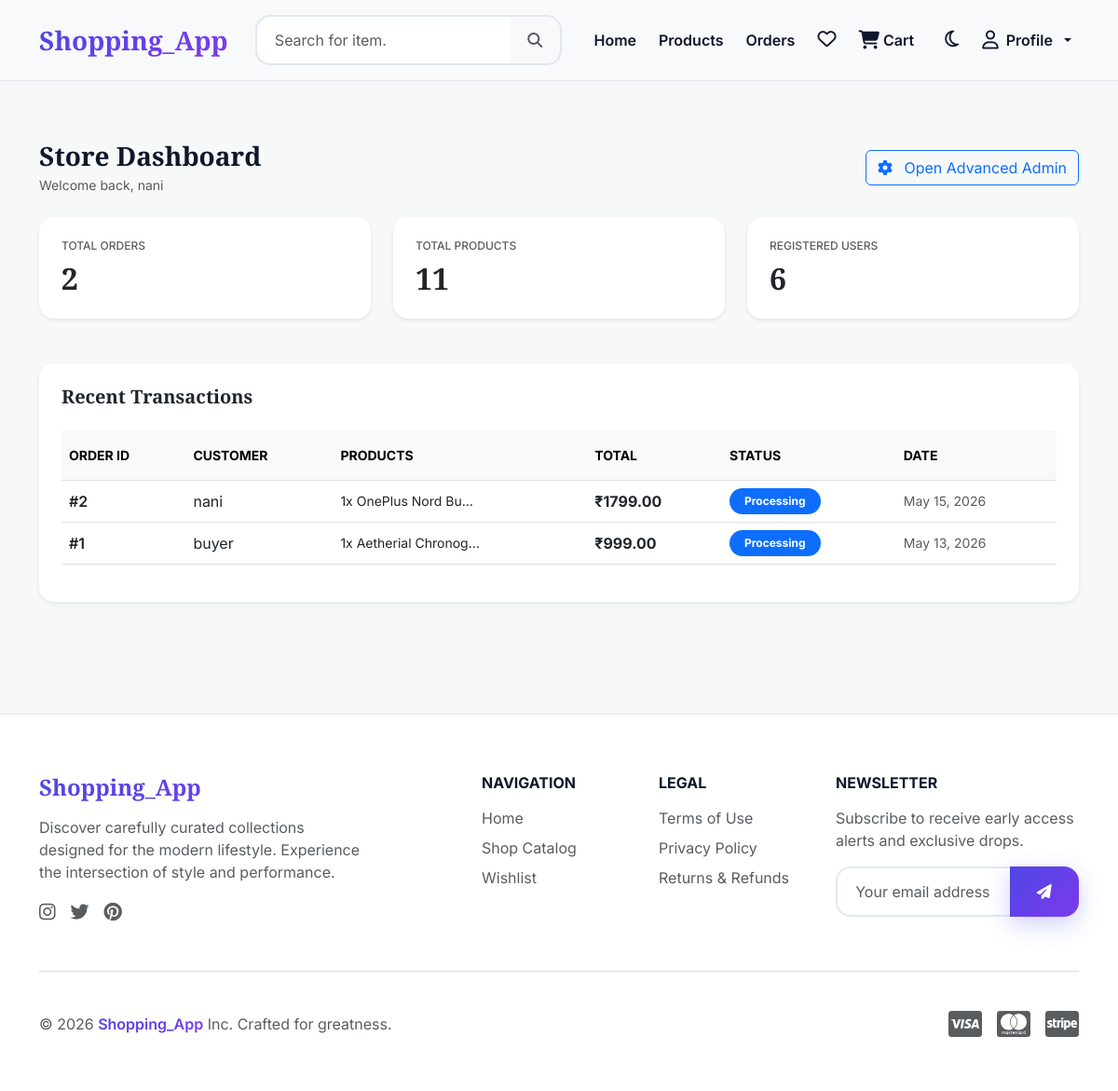
/admin-dashboard/ (signed in), run on the app's committed database.
### shop/models.py (models this page shows, shortened)
class Order(models.Model):
    STATUS_CHOICES = (
        ('Pending', 'Pending'),
        ('Processing', 'Processing'),
        ('Shipped', 'Shipped'),
        ('Delivered', 'Delivered'),
        ('Cancelled', 'Cancelled'),
    )
    user = models.ForeignKey(User, on_delete=models.SET_NULL, null=True, related_name='orders')
    shipping_address = models.ForeignKey(ShippingAddress, on_delete=models.SET_NULL, null=True)
    status = models.CharField(max_length=20, choices=STATUS_CHOICES, default='Pending')
    total_price = models.DecimalField(max_digits=10, decimal_places=2)
    payment_id = models.CharField(max_length=255, blank=True, null=True)
    payment_status = models.BooleanField(default=False)
    razorpay_order_id = models.CharField(max_length=255, blank=True, null=True)
    tracking_number = models.CharField(max_length=100, blank=True, null=True)
    created_at = models.DateTimeField(auto_now_add=True)
    updated_at = models.DateTimeField(auto_now=True)

class OrderItem(models.Model):
    order = models.ForeignKey(Order, related_name='items', on_delete=models.CASCADE)
    product = models.ForeignKey(Product, on_delete=models.SET_NULL, null=True)
    product_name = models.CharField(max_length=200) # Store historical name
    price = models.DecimalField(max_digits=10, decimal_places=2) # Historical price at checkout
    quantity = models.PositiveIntegerField(default=1)

### shop/views.py (the view)
# urls.py: path('admin-dashboard/', views.AdminDashboardView.as_view(), name='admin_dashboard'),
class AdminDashboardView(LoginRequiredMixin, View):
    def get(self, request):
        if not request.user.is_staff:
            messages.error(request, "You do not have permission to access the admin dashboard.")
            return redirect('home')
        context = {
            'total_orders': Order.objects.count(),
            'total_products': Product.objects.count(),
            'total_users': User.objects.count(),
            'recent_orders': Order.objects.prefetch_related('items').order_by('-created_at')[:5],
        }
        return render(request, 'shop/admin_dashboard.html', context)

### shop/context_processors.py (called while the page is built)
def cart_summary(request):
    cart_items_count = 0
    wishlist_count = 0
    if request.user.is_authenticated:
        cart, created = Cart.objects.get_or_create(user=request.user)
        cart_items_count = sum(item.quantity for item in cart.items.all())
        wishlist_count = Wishlist.objects.filter(user=request.user).count()
    else:
        session_cart = request.session.get('cart', {})
        cart_items_count = sum(item.get('quantity', 0) for item in session_cart.values())
    return {
        'global_cart_count': cart_items_count,
        'global_wishlist_count': wishlist_count,
    }

### templates/shop/admin_dashboard.html (shortened to what this page needs)
{% extends "index.html" %}
{% block content %}
<div class="container py-5">
    <div class="mb-4 d-flex justify-content-between align-items-center">
        <div>
            <h2 class="display-font h3 mb-1">Store Dashboard</h2>
            <p class="text-muted small mb-0">Welcome back, {{ request.user.username }}</p>
        </div>
        <a href="/admin/" class="btn btn-outline-primary" target="_blank">
            <i class="fa-solid fa-gear me-2"></i> Open Advanced Admin
        </a>
    </div>
    <div class="row g-4 mb-5">
        <div class="col-md-4">
            <div class="card premium-card border-0 shadow-sm p-4 bg-white h-100">
                <h6 class="text-muted text-uppercase tracking-widest mb-2" style="font-size: 12px;">Total Orders</h6>
                <h2 class="fw-bold mb-0 text-dark">{{ total_orders }}</h2>
            </div>
        </div>
        <div class="col-md-4">
            <div class="card premium-card border-0 shadow-sm p-4 bg-white h-100">
                <h6 class="text-muted text-uppercase tracking-widest mb-2" style="font-size: 12px;">Total Products</h6>
                <h2 class="fw-bold mb-0 text-dark">{{ total_products }}</h2>
            </div>
        </div>
        <div class="col-md-4">
            <div class="card premium-card border-0 shadow-sm p-4 bg-white h-100">
                <h6 class="text-muted text-uppercase tracking-widest mb-2" style="font-size: 12px;">Registered Users</h6>
                <h2 class="fw-bold mb-0 text-dark">{{ total_users }}</h2>
            </div>
        </div>
    </div>
    <div class="card premium-card border-0 shadow-sm p-4 mb-4 bg-white">
        <h5 class="fw-bold mb-4 display-font">Recent Transactions</h5>
        <div class="table-responsive">
            <table class="table table-hover align-middle">
                <thead class="table-light text-muted small text-uppercase tracking-widest">
                    <tr>
                        <th class="py-3">Order ID</th>
                        <th class="py-3">Customer</th>
                        <th class="py-3">Products</th>
                        <th class="py-3">Total</th>
                        <th class="py-3">Status</th>
                        <th class="py-3">Date</th>
                    </tr>
                </thead>
                <tbody class="border-top-0">
                    {% for order in recent_orders %}
                    <tr>
                        <td class="fw-semibold">#{{ order.id }}</td>
                        <td>{{ order.user.username|default:"Guest" }}</td>
                        <td>
                            <div class="d-flex flex-column gap-1">
                                {% for item in order.items.all|slice:":2" %}
                                    <span class="small text-truncate" style="max-width: 150px;" title="{{ item.product_name }}">{{ item.quantity }}x {{ item.product_name }}</span>
                                {% endfor %}
                            </div>
                        </td>
                        <td class="fw-bold">₹{{ order.total_price }}</td>
                        <td><span class="badge bg-{% if order.status == 'Delivered' %}success{% elif order.status == 'Cancelled' %}danger{% else %}primary{% endif %} rounded-pill px-3 py-2">{{ order.status }}</span></td>
                        <td class="text-muted small">{{ order.created_at|date:"M d, Y" }}</td>
                    </tr>
                    {% empty %}
                    <tr>
                        <td colspan="5" class="text-center text-muted py-4">No recent orders found.</td>
                    </tr>
                    {% endfor %}
                </tbody>
            </table>
        </div>
    </div>
</div>
{% endblock %}

### static/css/style.css (style rules this page uses)
:root { --primary-glow: linear-gradient(135deg, #4f46e5 0%, #7c3aed 100%); --bg-color: #f7f8f8; --bg-rgb: 248, 250, 252; --text-color: #0f172a; --card-bg: #ffffff; --border-color: #e2e8f0; --accent-color: #4f46e5; --shadow-soft: 0 10px 30px rgba(0, 0, 0, 0.04); --shadow-lg: 0 20px 40px rgba(0, 0, 0, 0.08); }
body { font-family: 'Inter', sans-serif; background-color: var(--bg-color); color: var(--text-color); transition: background-color 0.3s ease, color 0.3s ease; }
h1, h2, h3, .display-font { font-family: 'Playfair Display', serif; font-weight: 700; }
.premium-card { background-color: var(--card-bg); border: 1px solid var(--border-color); border-radius: 16px; box-shadow: var(--shadow-soft); transition: all 0.3s cubic-bezier(0.4, 0, 0.2, 1); overflow: hidden; }

### data on the page
Order: id "2", user.username "nani", total_price "1799.00", status "Processing", created_at "May 15, 2026"
OrderItem: quantity "1", product_name "OnePlus Nord Bu…"
Order: id "1", user.username "buyer", total_price "999.00", status "Processing", created_at "May 13, 2026"
OrderItem: quantity "1", product_name "Aetherial Chronog…"

### other printed values
{{ request.user.username }} "nani"
{{ total_orders }} "2"
{{ total_products }} "11"
{{ total_users }} "6"
